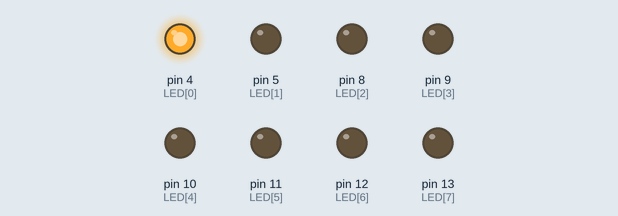
Bench run of a sketch on a simulated Arduino Uno, built with avr-gcc and run on an emulated ATmega328P. On the bench: output pins drawn as LEDs (lit = HIGH).

Above: at 0.1 s.
At 0.9 s:
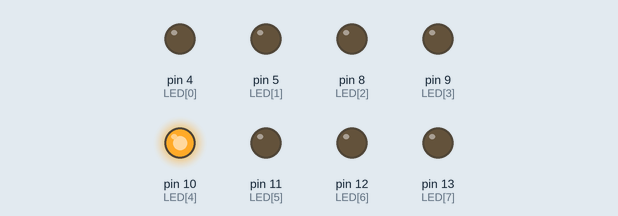
At 1.6 s:
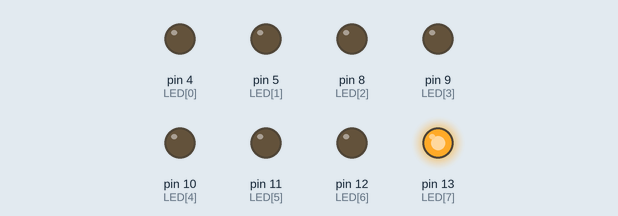
At 2.9 s:
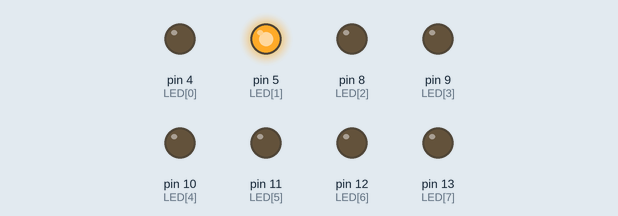
At 4.1 s:
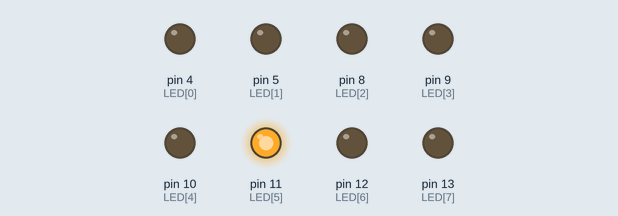
At 6.7 s:
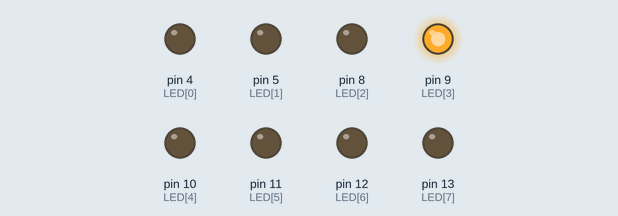
Timing chart, 0 to 7.0 s (numbered marks = the images above):
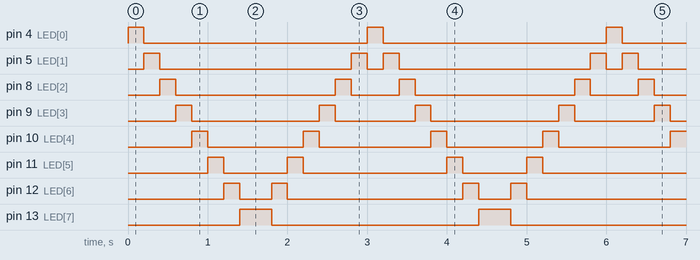

Measured:
- by itself, pin 4 (LED[0]): alternates HIGH for 0.20 s and LOW for 2.8 s
- by itself, pin 5 (LED[1]): repeats every 3.0 s: LOW 2.4 s, HIGH 0.20 s, LOW 0.20 s, HIGH 0.20 s
- by itself, pin 8 (LED[2]): repeats every 3.0 s: LOW 2.0 s, HIGH 0.20 s, LOW 0.60 s, HIGH 0.20 s
- by itself, pin 9 (LED[3]): repeats every 3.0 s: LOW 1.6 s, HIGH 0.20 s, LOW 1.0 s, HIGH 0.20 s
- by itself, pin 10 (LED[4]): alternates HIGH for 0.20 s and LOW for 1.3 s
- by itself, pin 11 (LED[5]): repeats every 3.0 s: LOW 0.80 s, HIGH 0.20 s, LOW 1.8 s, HIGH 0.20 s
- by itself, pin 12 (LED[6]): repeats every 3.0 s: LOW 0.40 s, HIGH 0.20 s, LOW 2.2 s, HIGH 0.20 s
- by itself, pin 13 (LED[7]): alternates HIGH for 0.40 s and LOW for 2.6 s

The sketch:

Lab02-1.ino
```cpp
byte LED[]={4,5,8,9,10,11,12,13},x=0;
void setup()
{
	for (byte i = 0; i<= 7; i++)
    {
      pinMode(LED[i], OUTPUT);
    }
}

void loop()
{
  byte i;
  for(i=0;i<=7;i++)
  {
    digitalWrite(LED[i],LOW);
  }
  digitalWrite(LED[x++],HIGH);
  delay(200);

  if (x==8)
  {
    x-=1;
    while(x!=0)
    {
    for(i=0;i<=8;i++)
    {
      digitalWrite(LED[i],LOW);
    }
      digitalWrite(LED[x--],HIGH);
      delay(200);
    }
  }
}
```
